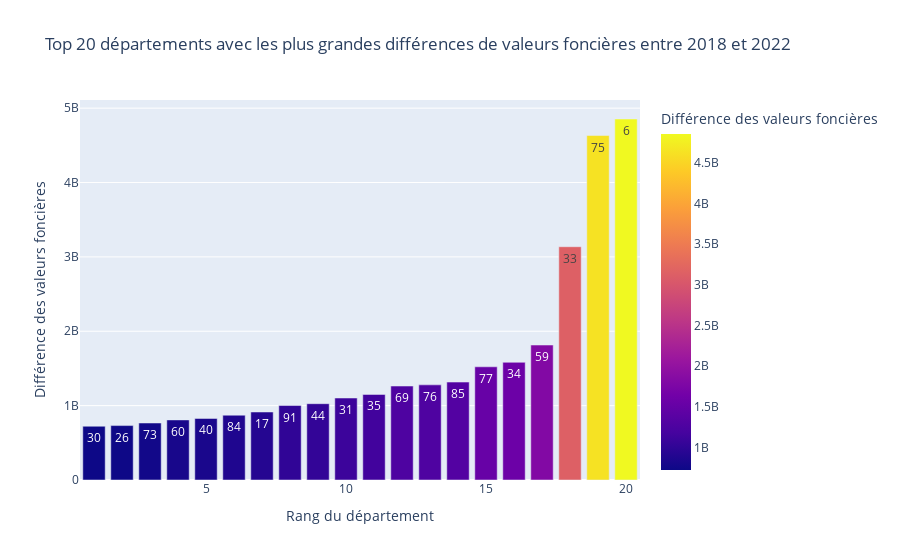

The notebook cell this image was saved under:
### Markdown cell above
#### DataViz n°1

### Code cell
grouped_df_2018 = df_2018.groupby('code_departement')['valeur_fonciere'].sum().reset_index()
grouped_df_2022 = df_2022.groupby('code_departement')['valeur_fonciere'].sum().reset_index()
merged_df = pd.merge(grouped_df_2018, grouped_df_2022, on='code_departement', suffixes=('_2018', '_2022'))
merged_df['difference'] = merged_df['valeur_fonciere_2022'] - merged_df['valeur_fonciere_2018']
top20_diff_df = merged_df.sort_values('difference', ascending=False).head(20)
top20_diff_df = top20_diff_df.sort_values('difference', ascending=True)
top20_diff_df['x_axis_order'] = range(1, len(top20_diff_df) + 1)
fig = px.bar(top20_diff_df, x='x_axis_order', y='difference', 
             color='difference', 
             labels={'difference':'Différence des valeurs foncières', 
                     'x_axis_order':'Rang du département'},
             hover_data=['code_departement'],
             title="Top 20 départements avec les plus grandes différences de valeurs foncières entre 2018 et 2022")
fig.update_traces(text=top20_diff_df['code_departement'], textposition='inside')

fig.show()

### Figure 1 — Plotly figure (JSON) as saved in the notebook; plotly's stock layout.template omitted (floating-point values rounded to 4 significant figures)
{"data": [{"alignmentgroup": "True", "customdata": [[30], [26], [73], [60], [40], [84], [17], [91], [44], [31], [35], [69], [76], [85], [77], [34], [59], [33], [75], [6]], "hovertemplate": "Rang du département=%{x}<br>Différence des valeurs foncières=%{marker.color}<br>code_departement=%{customdata[0]}<extra></extra>", "legendgroup": "", "marker": {"color": [722900000.0, 731800000.0, 766300000.0, 807900000.0, 827600000.0, 871400000.0, 914400000.0, 1001000000.0, 1026000000.0, 1102000000.0, 1150000000.0, 1263000000.0, 1279000000.0, 1317000000.0, 1522000000.0, 1583000000.0, 1815000000.0, 3137000000.0, 4632000000.0, 4854000000.0], "coloraxis": "coloraxis", "pattern": {"shape": ""}}, "name": "", "offsetgroup": "", "orientation": "v", "showlegend": false, "text": [30, 26, 73, 60, 40, 84, 17, 91, 44, 31, 35, 69, 76, 85, 77, 34, 59, 33, 75, 6], "textposition": "inside", "type": "bar", "x": [1, 2, 3, 4, 5, 6, 7, 8, 9, 10, 11, 12, 13, 14, 15, 16, 17, 18, 19, 20], "xaxis": "x", "y": [722900000.0, 731800000.0, 766300000.0, 807900000.0, 827600000.0, 871400000.0, 914400000.0, 1001000000.0, 1026000000.0, 1102000000.0, 1150000000.0, 1263000000.0, 1279000000.0, 1317000000.0, 1522000000.0, 1583000000.0, 1815000000.0, 3137000000.0, 4632000000.0, 4854000000.0], "yaxis": "y"}], "layout": {"barmode": "relative", "coloraxis": {"colorbar": {"title": {"text": "Différence des valeurs foncières"}}, "colorscale": [[0, "#0d0887"], [0.1111, "#46039f"], [0.2222, "#7201a8"], [0.3333, "#9c179e"], [0.4444, "#bd3786"], [0.5556, "#d8576b"], [0.6667, "#ed7953"], [0.7778, "#fb9f3a"], [0.8889, "#fdca26"], [1, "#f0f921"]]}, "legend": {"tracegroupgap": 0}, "title": {"text": "Top 20 départements avec les plus grandes différences de valeurs foncières entre 2018 et 2022"}, "xaxis": {"anchor": "y", "domain": [0, 1], "title": {"text": "Rang du département"}}, "yaxis": {"anchor": "x", "domain": [0, 1], "title": {"text": "Différence des valeurs foncières"}}}}
